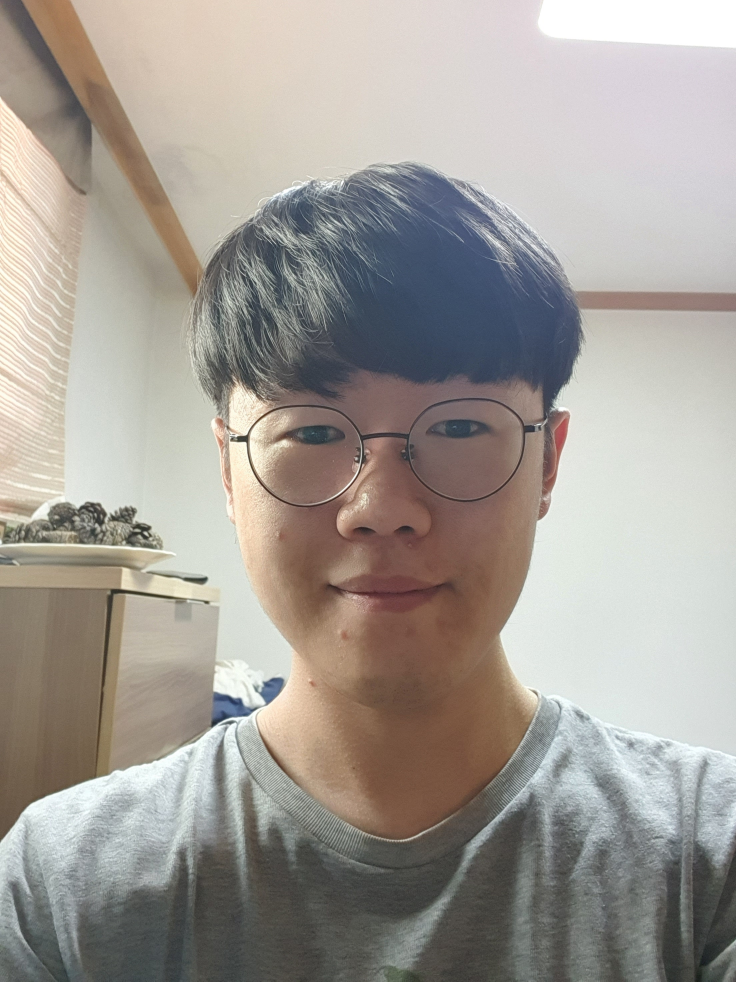
#> input picture selfie.jpg, 2208 x 2944 px (shown at 1/3 size)
$ jupyter execute --allow-errors xdog-outline-extraction.ipynb
#> lines starting #> are read from the running program, lines starting #| are printed output that depends on the picture; after the words box and inside, x2 and y2 are one past the last pixel; in counts of white or black regions, pixels touching at a corner belong together
# CV2

[cell 1]
import numpy as np
import matplotlib.pyplot as plt
import cv2

[cell 2]
def dog(img, size=(0,0), k=1.6, sigma=0.5, gamma=1):
    img1 = cv2.GaussianBlur(img, size, sigma)
    img2 = cv2.GaussianBlur(img, size, k*sigma)
    return img1-gamma*img2

def xdog(img, k=1.6, sigma=0.5, gamma=1, epsilon=1, phi=1):
    aux = dog(img, k=k, sigma=sigma, gamma=gamma) / 255.0
    for i in range(0, aux.shape[0]):
        for j in range(0, aux.shape[1]):
            if aux[i,j] < epsilon:
                aux[i,j] = 255
            else:
                aux[i,j] = 255 * (1+np.tanh(phi*aux[i,j]))
    return aux

def edge_dog(img, sigma=0.5, k=200, gamma=0.98):
    aux = dog(img, sigma=sigma, k=k, gamma=gamma)
    for i in range(0,aux.shape[0]):
        for j in range(0,aux.shape[1]):
            if(aux[i,j] > 0):
                aux[i,j] = 255
            else:
                aux[i,j] = 0
    return aux

[cell 3]
def xdog_plot(imgs, eps=1, sigma=1, phi=1):
    fig, ax = plt.subplots(1, len(imgs), figsize=(13,5))
    for i in range(len(imgs)):
        ax[i].imshow(xdog(imgs[i], epsilon=eps, sigma=sigma, phi=phi), cmap="Greys")
        ax[i].axis("off")

def edge_dog_plot(imgs, sigma=1, k=1, gamma=1):
    fig, ax = plt.subplots(1, len(imgs), figsize=(13,5))
    for i in range(len(imgs)):
        ax[i].imshow(edge_dog(imgs[i], gamma=gamma, sigma=sigma, k=k), cmap="Greys")
        ax[i].axis("off")

[cell 4]
img = cv2.imread("selfie.jpg")
#> img is the input picture: shape (2944, 2208, 3); mean B, G, R 150.6, 157, 162.6
plt.imshow(img)

[cell 5]
img = cv2.cvtColor(img, cv2.COLOR_BGR2GRAY)
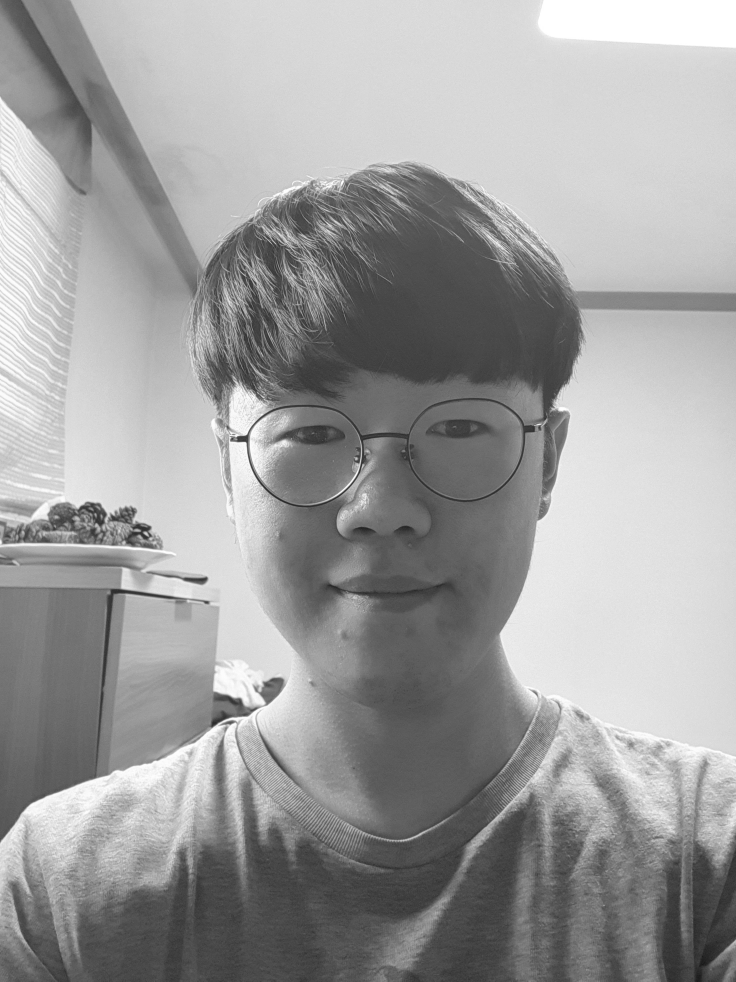
#> img: shape (2944, 2208) (shown at 1/3 size); min 16, max 255, mean 158

#> (a cell that did not finish here is left out)

[cell 7]
out = xdog(img, sigma=6, epsilon=0.1, phi=200)
#> after the loop in xdog, `for i in range(0, aux.shape[0]):`: aux: shape (2944, 2208) float64; values 255 (black) and 510 (white), 24.7% white; 14110 white regions (10968 under 20 px), largest, box (x1, y1, x2, y2) and area: (1110, 487, 2208, 1491) 80696, (685, 1190, 1609, 1759) 66545, (0, 1763, 809, 2527) 59654
plt.imshow(out, cmap="Greys")
plt.savefig("selfie_XDoG.jpg")

[cell 8]
out = xdog(img, sigma=10, epsilon=0.1, phi=200)
#> call 2 of dog, with size = (0, 0), k = 1.6, sigma = 10, gamma = 1
#> in dog (call 2), `img2 = cv2.GaussianBlur(img, size, k*sigma)`:
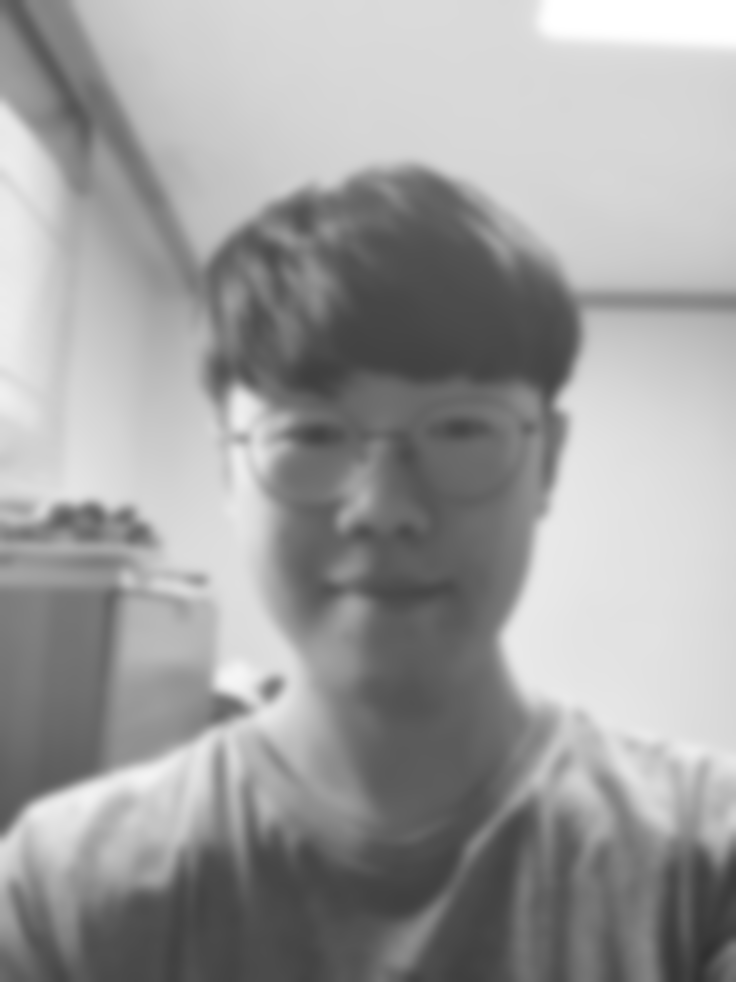
#> img2: shape (2944, 2208) (shown at 1/3 size); min 48, max 255, mean 158
#> after the loop in xdog (call 2), `for i in range(0, aux.shape[0]):`: aux: shape (2944, 2208) float64; values 255 (black) and 510 (white), 27.4% white; 8386 white regions (6925 under 20 px), largest, box (x1, y1, x2, y2) and area: (598, 488, 2208, 2769) 429070, (651, 1052, 1610, 2448) 189222, (0, 1756, 780, 2525) 84371
plt.imshow(out, cmap="Greys")

[cell 9]
out = xdog(img, sigma=15, epsilon=0.1, phi=200)
#> call 3 of dog, with size = (0, 0), k = 1.6, sigma = 15, gamma = 1
#> in dog (call 3), `return img1-gamma*img2`:
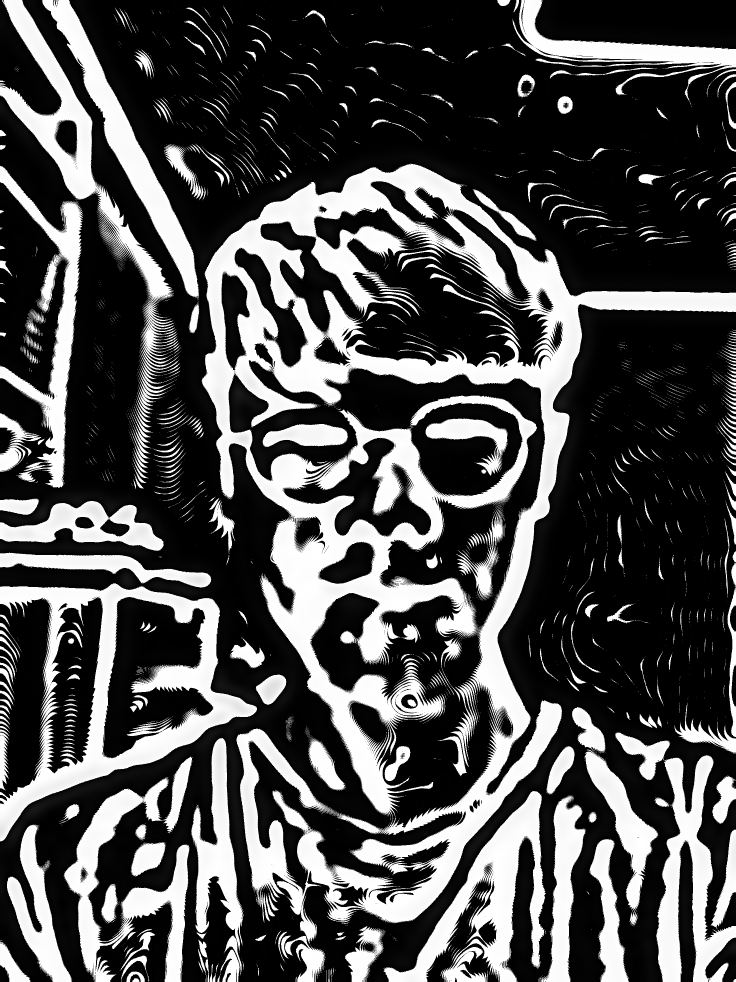
#> returned value: shape (2944, 2208) (shown at 1/3 size); min 0, max 255, mean 78.3
#> after the loop in xdog (call 3), `for i in range(0, aux.shape[0]):`: aux: shape (2944, 2208) float64; values 255 (black) and 510 (white), 30.6% white; 5261 white regions (4578 under 20 px), largest, box (x1, y1, x2, y2) and area: (605, 491, 2208, 2833) 839383, (0, 1749, 771, 2524) 143704, (1151, 2373, 1638, 2944) 85194
plt.imshow(out, cmap="Greys")

[cell 10]
out = xdog(img, sigma=20, epsilon=0.1, phi=200)
#> call 4 of dog, with size = (0, 0), k = 1.6, sigma = 20, gamma = 1
#> in dog (call 4), `return img1-gamma*img2`:
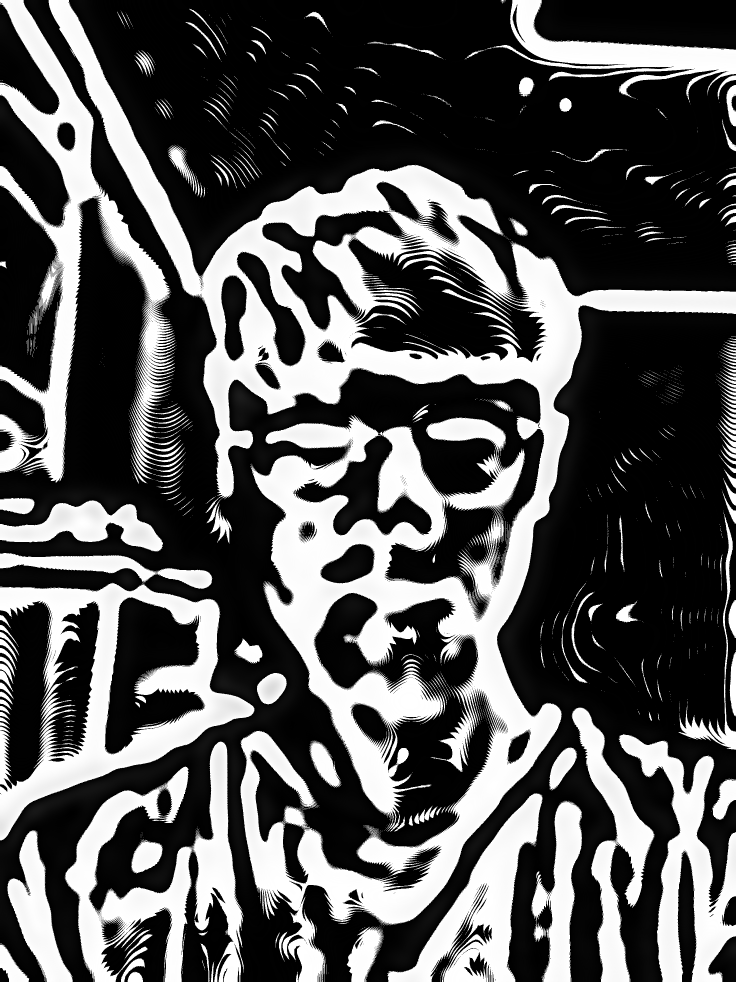
#> returned value: shape (2944, 2208) (shown at 1/3 size); min 0, max 255, mean 85.5
#> after the loop in xdog (call 4), `for i in range(0, aux.shape[0]):`: aux: shape (2944, 2208) float64; values 255 (black) and 510 (white), 33.4% white; 3473 white regions (3067 under 20 px), largest, box (x1, y1, x2, y2) and area: (146, 0, 2208, 2944) 1020523, (0, 1659, 764, 2521) 192167, (0, 0, 541, 1448) 178488
plt.imshow(out, cmap="Greys")

[cell 11]
out = xdog(img, sigma=25, epsilon=0.1, phi=200)
#> in dog (call 5), `img2 = cv2.GaussianBlur(img, size, k*sigma)`:
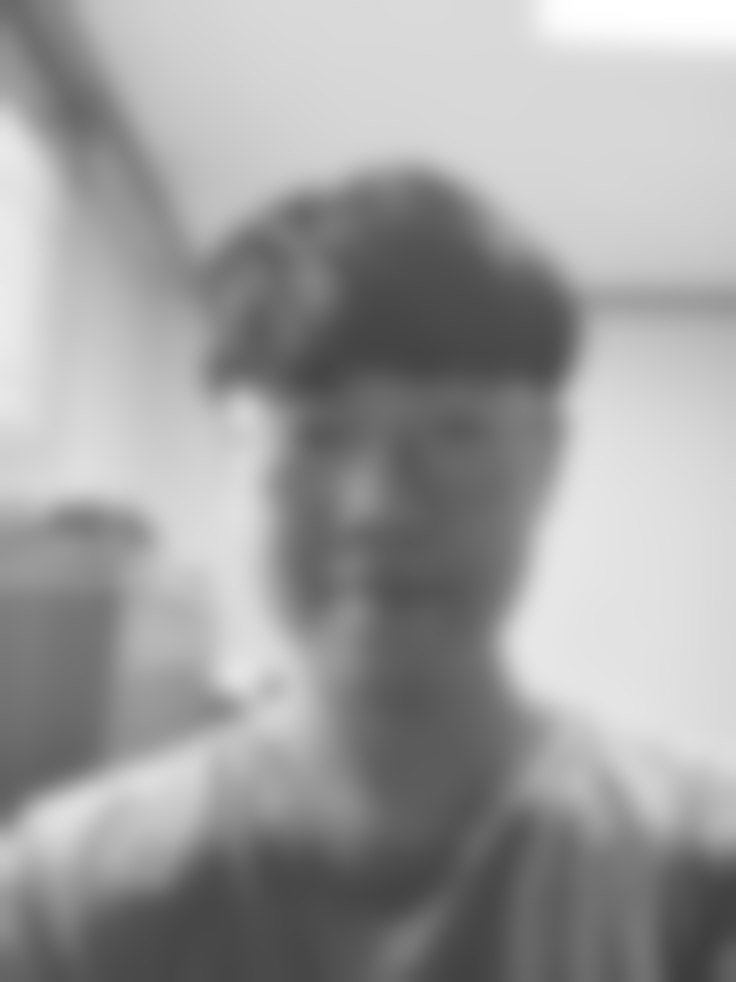
#> img2: shape (2944, 2208) (shown at 1/3 size); min 61, max 255, mean 158
#> in dog (call 5), `return img1-gamma*img2`:
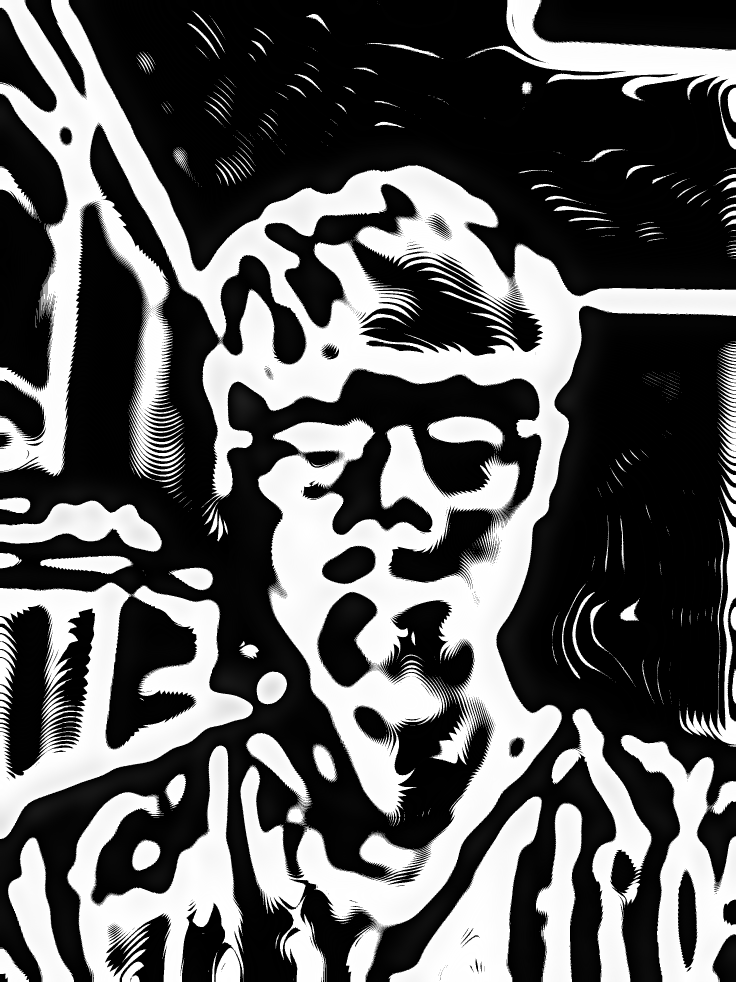
#> returned value: shape (2944, 2208) (shown at 1/3 size); min 0, max 255, mean 92
#> after the loop in xdog (call 5), `for i in range(0, aux.shape[0]):`: aux: shape (2944, 2208) float64; values 255 (black) and 510 (white), 36% white; 2621 white regions (2350 under 20 px), largest, box (x1, y1, x2, y2) and area: (0, 0, 2208, 2944) 1338761, (0, 1747, 759, 2517) 195323, (200, 2237, 731, 2944) 140138
plt.imshow(out, cmap="Greys")
plt.savefig("selfie_XDoG2.jpg")

[cell 12]
ims = [cv2.imread("../input/celeba-dataset/img_align_celeba/img_align_celeba/00000{}.jpg".format(i)) for i in range(1,6)]
#> ims = 5 items
#> (the rest of this cell did not finish here and is left out)

[cell 13]
imgs = [cv2.imread("../input/celeba-dataset/img_align_celeba/img_align_celeba/00000{}.jpg".format(i)) for i in range(1,6)]
#> imgs = 5 items
#> (the rest of this cell did not finish here and is left out)

# XDoG

#> (a cell that did not finish here is left out)

#> the loop in xdog_plot, `for i in range(len(imgs)):` made 1 pass

# Sigma

#> (a cell that did not finish here is left out)


#> (a cell that did not finish here is left out)


#> (a cell that did not finish here is left out)
